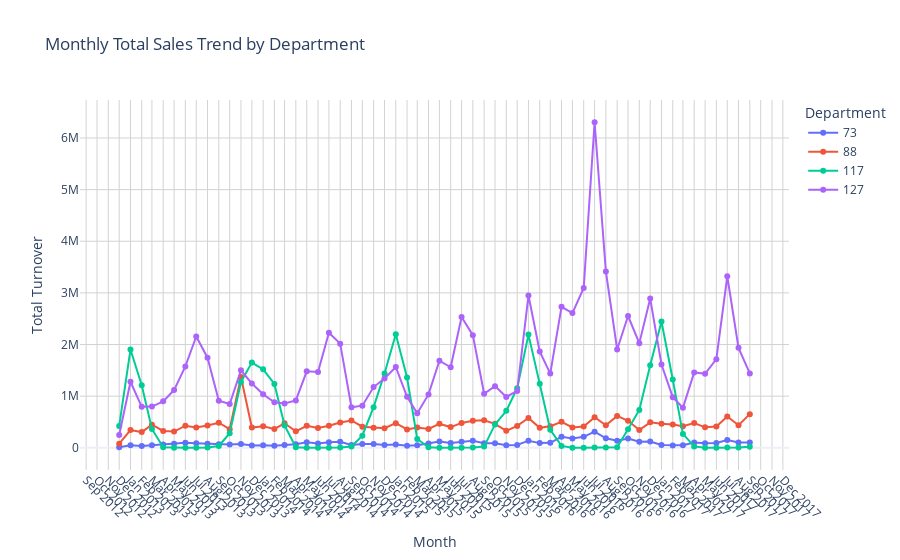

Notebook code cell kept with this figure:
### Markdown cell above
## Analyzing Departments 73 and 117

### Code cell
df_train["day_id"] = pd.to_datetime(df_train["day_id"])
monthly_sales_dept = (
    df_train.groupby([df_train["day_id"].dt.to_period("M"), "dpt_num_department"])[
        "turnover"
    ]
    .sum()
    .unstack(fill_value=0)
)


monthly_sales_dept = monthly_sales_dept.reset_index()
monthly_sales_dept["day_id"] = monthly_sales_dept["day_id"].dt.to_timestamp()


monthly_sales_long = monthly_sales_dept.melt(
    id_vars="day_id", var_name="Department", value_name="Turnover"
)


fig = px.line(
    monthly_sales_long,
    x="day_id",
    y="Turnover",
    color="Department",
    markers=True,
    title="Monthly Total Sales Trend by Department",
)


fig.update_xaxes(
    tickformat="%b %Y",
    dtick="M1",
    tickangle=45,
    showgrid=True,
    gridcolor="lightgrey",
)
fig.update_yaxes(showgrid=True, gridcolor="lightgrey")

fig.update_layout(
    xaxis_title="Month",
    yaxis_title="Total Turnover",
    legend_title="Department",
    template="plotly_white",
)

fig.show()
